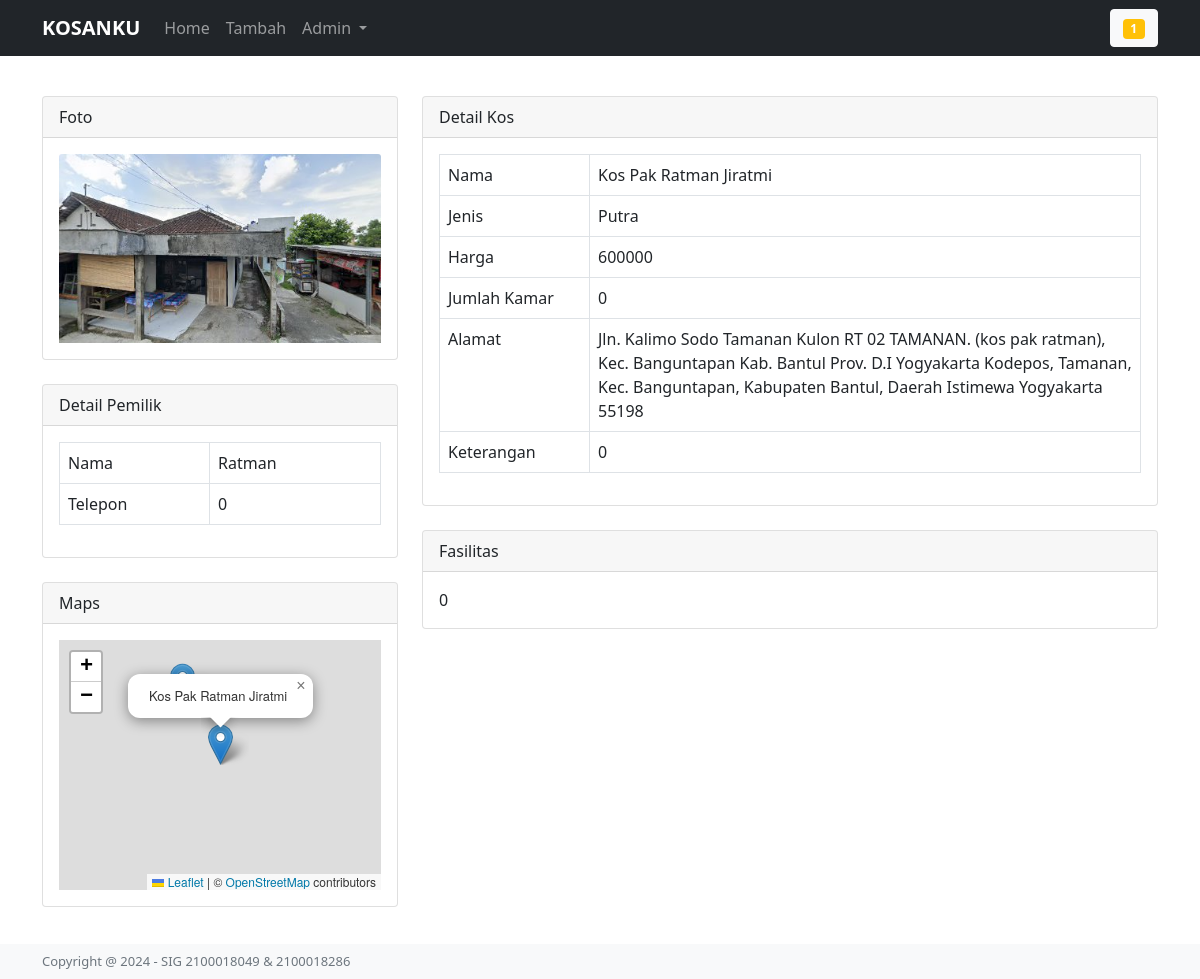
The page /home/detail/15 on the database its author committed.
### tables this page shows
CREATE TABLE `kost` (
  `id` int(50) NOT NULL,
  `nama` varchar(50) NOT NULL,
  `alamat` varchar(256) NOT NULL,
  `nama_pemilik` varchar(50) NOT NULL,
  `telepon` varchar(50) NOT NULL,
  `email` varchar(50) NOT NULL,
  `harga` varchar(50) NOT NULL,
  `jumlah_kamar` varchar(50) NOT NULL,
  `fasilitas` varchar(500) NOT NULL,
  `keterangan` varchar(500) NOT NULL,
  `latitude` varchar(50) NOT NULL,
  `bayar` varchar(50) NOT NULL,
  `foto` varchar(50) NOT NULL,
  `longitude` varchar(50) NOT NULL,
  `jenis` varchar(50) NOT NULL,
  `status` enum('pending','terupload') DEFAULT 'pending'
);

### application/controllers/Home.php (called while the page is built, shortened)
<?php
class Home extends CI_Controller {
    public function __construct(){
        $this->load->model('H_kos');
        $this->load->helper(array('url', 'form', 'html'));
        $this->load->library('session');
    }
    public function detail($id){
        $ip_address = $this->input->ip_address();
        $this->H_kos->insert_visitor($ip_address);
        $data['total_visitors_all_time'] = $this->H_kos->count_visitors_all_time();
        $data['judul'] = 'KOSANKU';
        $data['data_kos'] = $this->H_kos->detail_masuk($id);
        $this->load->view('user/header', $data);
        $this->load->view('home/detail', $data);
        $this->load->view('user/footer');
    }
}

### index.php (called while the page is built, shortened)
<?php
require_once BASEPATH.'core/CodeIgniter.php';

### application/models/H_kos.php (called while the page is built, shortened)
<?php
class H_kos extends CI_Model{
    public function detail_masuk($id){
        $query = $this->db->get_where('kost', array('id' => $id));
        return $query->row_array();
    }
    public function count_visitors_all_time() {
        $this->db->select('COUNT(DISTINCT ip_address) as total');
        $query = $this->db->get('visitors');
        return $query->row()->total;
    }
}
?>

### application/views/home/detail.php (the view, shortened to what this page needs)
<div class="container">
    <br><br><br><br>
    <div class="row">
        <div class="col-4">
            <div class="card">
                <div class="card-header">Foto</div>
                <div class="card-body">
                    <img src="<?php echo base_url() . '/assets/fotokos/' . $data_kos['foto']; ?>" class="card-img-top" alt="kos">
                </div>
            </div>
            <br>
            <div class="card">
                <div class="card-header">Detail Pemilik</div>
                <div class="card-body table-responsive">
                    <table class="table table-bordered" style="overflow-y: hidden">
                        <tbody>
                            <tr>
                                <td width='150px'>Nama</td>
                                <td><?php echo $data_kos['nama_pemilik']; ?></td>
                            </tr>
                            <tr>
                                <td>Telepon</td>
                                <td><?php echo $data_kos['telepon']; ?></td>
                            </tr>
                        </tbody>
                    </table>
                </div>
            </div>
            <br>
            <div class="card">
                <div class="card-header">Maps</div>
                <div class="card-body">
                    <div id="map" style="width: 100%; height: 250px;"></div>
                </div>
            </div>
        </div>
        <div class="col-8">
            <div class="card">
                <div class="card-header">Detail Kos</div>
                <div class="card-body table-responsive">
                    <table class="table table-bordered" style="overflow-y: hidden">
                        <tbody>
                            <tr>
                                <td width='150px'>Nama</td>
                                <td><?php echo $data_kos['nama']; ?></td>
                            </tr>
                            <tr>
                                <td>Jenis</td>
                                <td><?php echo $data_kos['jenis']; ?></td>
                            </tr>
                            <tr>
                                <td>Harga</td>
                                <td><?php echo $data_kos['harga']; ?></td>
                            </tr>
                            <tr>
                                <td>Jumlah Kamar</td>
                                <td><?php echo $data_kos['jumlah_kamar']; ?></td>
                            </tr>
                            <tr>
                                <td>Alamat</td>
                                <td><?php echo $data_kos['alamat']; ?></td>
                            </tr>
                            <tr>
                                <td>Keterangan</td>
                                <td><?php echo $data_kos['keterangan']; ?></td>
                            </tr>
                        </tbody>
                    </table>
                </div>
            </div>
            <br>
            <div class="card">
                <div class="card-header">Fasilitas</div>
                <div class="card-body">
                    <?php echo $data_kos['fasilitas']; ?>
                </div>
            </div>
        </div>
    </div>
</div>

### rows shown on the page
kost: foto (picture), nama_pemilik "Ratman", telepon "0", nama "Kos Pak Ratman Jiratmi", jenis "Putra", harga "600000", jumlah_kamar "0", alamat "Jln. Kalimo Sodo Tamanan Kulon RT 02 TAMANAN. (kos pak ratman), Kec. Banguntapan Kab. Bantul Prov. D.I Yogyakarta Kodepos, Tamanan, Kec. Banguntapan, Kabupaten Bantul, Daerah Istimewa Yogyakarta 55198", keterangan "0", fasilitas "0"

### other values the page prints
$total_visitors_all_time "1"
